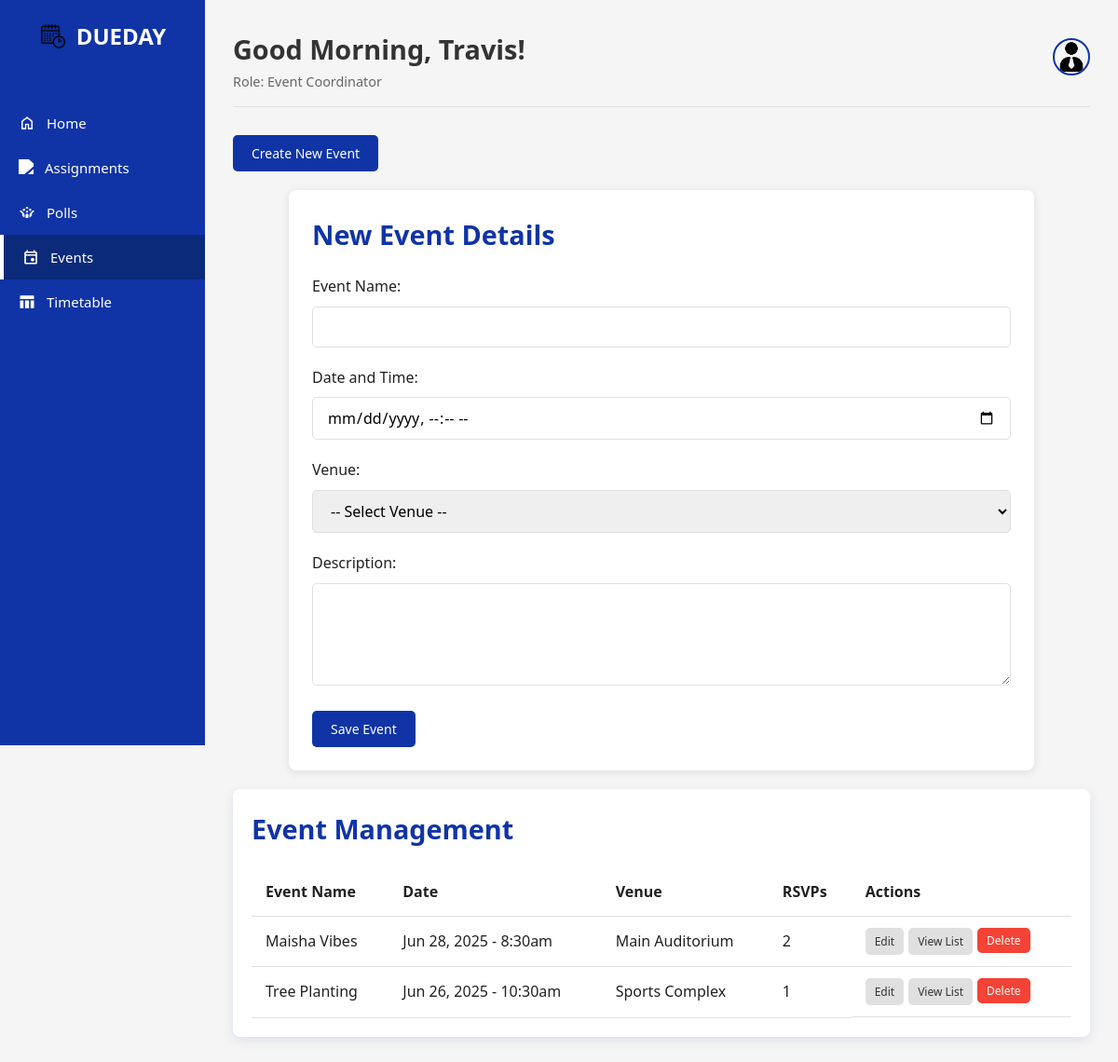
Screenshot of /event.php (signed in) with the database file from the repository.
### tables this page shows
CREATE TABLE `events` (
  `Event_ID` int(11) NOT NULL,
  `Event_Name` varchar(100) NOT NULL,
  `Event_Description` text DEFAULT NULL,
  `Event_Date` datetime NOT NULL,
  `Venue_ID` int(11) NOT NULL
);

CREATE TABLE `venues` (
  `Venue_ID` int(11) NOT NULL,
  `Venue_Name` varchar(100) NOT NULL
);

### event.php (the view, shortened to what this page needs)
<?php
require_once 'templates/header.php';
$is_event_coordinator = ($user_role === 'Event Coordinator');
$events = []; $venues = []; $user_rsvps = [];
if ($is_event_coordinator) {
    $result = $conn->query("SELECT e.*, v.Venue_Name, COUNT(ead.Attendee_ID) as rsvp_count FROM Events e JOIN Venues v ON e.Venue_ID = v.Venue_ID LEFT JOIN Event_Attendee_Data ead ON e.Event_ID = ead.Event_ID GROUP BY e.Event_ID ORDER BY e.Event_Date DESC");
    if ($result) $events = $result->fetch_all(MYSQLI_ASSOC);
} else {
    $result = $conn->query("SELECT e.*, v.Venue_Name FROM Events e JOIN Venues v ON e.Venue_ID = v.Venue_ID WHERE e.Event_Date >= NOW() ORDER BY e.Event_Date ASC");
    if ($result) $events = $result->fetch_all(MYSQLI_ASSOC);
}
?>
<?php if ($is_event_coordinator): ?>
    <div class="page-actions"><button id="showCreateBtn" class="btn btn--primary">Create New Event</button></div>
    <div class="form-container" id="createForm">
        <h2 class="section-title">New Event Details</h2>
        <form method="POST" action="event.php">
            <div class="form-group"><label for="event_name">Event Name:</label><input type="text" id="event_name" name="event_name" class="form-input" required></div>
            <div class="form-group"><label for="event_date">Date and Time:</label><input type="datetime-local" id="event_date" name="event_date" class="form-input" required></div>
            <div class="form-group"><label for="venue_id">Venue:</label><select id="venue_id" name="venue_id" class="form-input" required><option value="">-- Select Venue --</option></select></div>
            <div class="form-group"><label for="event_description">Description:</label><textarea id="event_description" name="event_description" class="form-input" rows="4"></textarea></div>
            <button type="submit" class="btn btn--primary">Save Event</button>
        </form>
    </div>
    <div class="management-table">
        <h2 class="section-title">Event Management</h2>
        <table>
            <thead><tr><th>Event Name</th><th>Date</th><th>Venue</th><th>RSVPs</th><th>Actions</th></tr></thead>
            <tbody>
                <?php if (empty($events)): ?><tr><td colspan="5">No events found.</td></tr><?php else: foreach ($events as $event): ?>
                <tr>
                    <td><?php echo htmlspecialchars($event['Event_Name']); ?></td><td><?php echo date('M j, Y - g:ia', strtotime($event['Event_Date'])); ?></td><td><?php echo htmlspecialchars($event['Venue_Name']); ?></td><td><?php echo $event['rsvp_count']; ?></td>
                    <td class="action-cell"><a href="edit_event.php?id=<?php echo $event['Event_ID']; ?>" class="btn btn--secondary">Edit</a><a href="view_attendees.php?id=<?php echo $event['Event_ID']; ?>" class="btn btn--secondary">View List</a><form method="POST" action="event.php" data-confirm="Are you sure you want to delete this event? This cannot be undone."><input type="hidden" name="action" value="delete_event"><input type="hidden" name="event_id" value="<?php echo $event['Event_ID']; ?>"><button type="submit" class="btn btn--danger">Delete</button></form></td>
                </tr>
                <?php endforeach; endif; ?>
            </tbody>
        </table>
    </div>
<?php endif; ?>
<?php
require_once 'templates/footer.php';
?>

### assets/css/style.css (style rules this page uses)
:root { --egyptian-blue: #1034A6; --egyptian-blue-light: #2a4cb3; --egyptian-blue-dark: #0c2a7a; --light-gray: #f5f5f5; --medium-gray: #e0e0e0; --dark-gray: #333333; --white: #ffffff; --success: #4CAF50; --warning: #FFC107; --danger: #F44336; --navy-shadow: rgba(16, 52, 166, 0.1); --text-primary: #212121; --text-secondary: #666666; }
* { margin: 0; padding: 0; box-sizing: border-box; font-family: 'Segoe UI', Tahoma, Geneva, Verdana, sans-serif; }
body { background-color: var(--light-gray); color: var(--text-primary); line-height: 1.6; }
.section-title { color: var(--egyptian-blue); margin-bottom: 20px; font-size: 1.8rem; }
.page-actions { display: flex; gap: 10px; margin-bottom: 20px; }
.btn { background-color: var(--egyptian-blue); color: white; border: none; padding: 10px 20px; border-radius: 5px; cursor: pointer; font-size: 14px; font-weight: 500; display: inline-flex; align-items: center; gap: 8px; transition: background-color 0.3s, box-shadow 0.3s; text-decoration: none; }
.btn--secondary { background-color: var(--medium-gray); color: var(--dark-gray); }
.btn--danger { background-color: var(--danger); }
.form-container { background-color: var(--white); border-radius: 8px; padding: 25px; box-shadow: 0 2px 10px rgba(0, 0, 0, 0.1); max-width: 800px; margin: 0 auto 20px auto; }
.form-group { margin-bottom: 20px; }
.form-group label { display: block; margin-bottom: 8px; font-weight: 500; }
.form-input, .form-group textarea, .form-group select { width: 100%; padding: 10px 15px; border: 1px solid var(--medium-gray); border-radius: 5px; font-size: 16px; }
.management-table { background-color: var(--white); border-radius: 8px; padding: 20px; box-shadow: 0 4px 12px var(--navy-shadow); overflow-x: auto; margin-top: 20px; }
.management-table table { width: 100%; border-collapse: collapse; }
.management-table th, .management-table td { padding: 12px 15px; text-align: left; border-bottom: 1px solid var(--medium-gray); }
.action-cell { display: flex; gap: 5px; }
.action-cell .btn { padding: 5px 10px; font-size: 12px; }
.action-cell form { display: inline-block; }

### rows the page displays
events: Event_Name "Maisha Vibes", Event_Date "Jun 28, 2025 - 8:30am", Venue_ID.Venue_Name "Main Auditorium", rsvp_count "2"
events: Event_Name "Tree Planting", Event_Date "Jun 26, 2025 - 10:30am", Venue_ID.Venue_Name "Sports Complex", rsvp_count "1"

### other values shown
$time_based_greeting "Good Morning,"
$user_fname "Travis"
$user_role "Event Coordinator"
